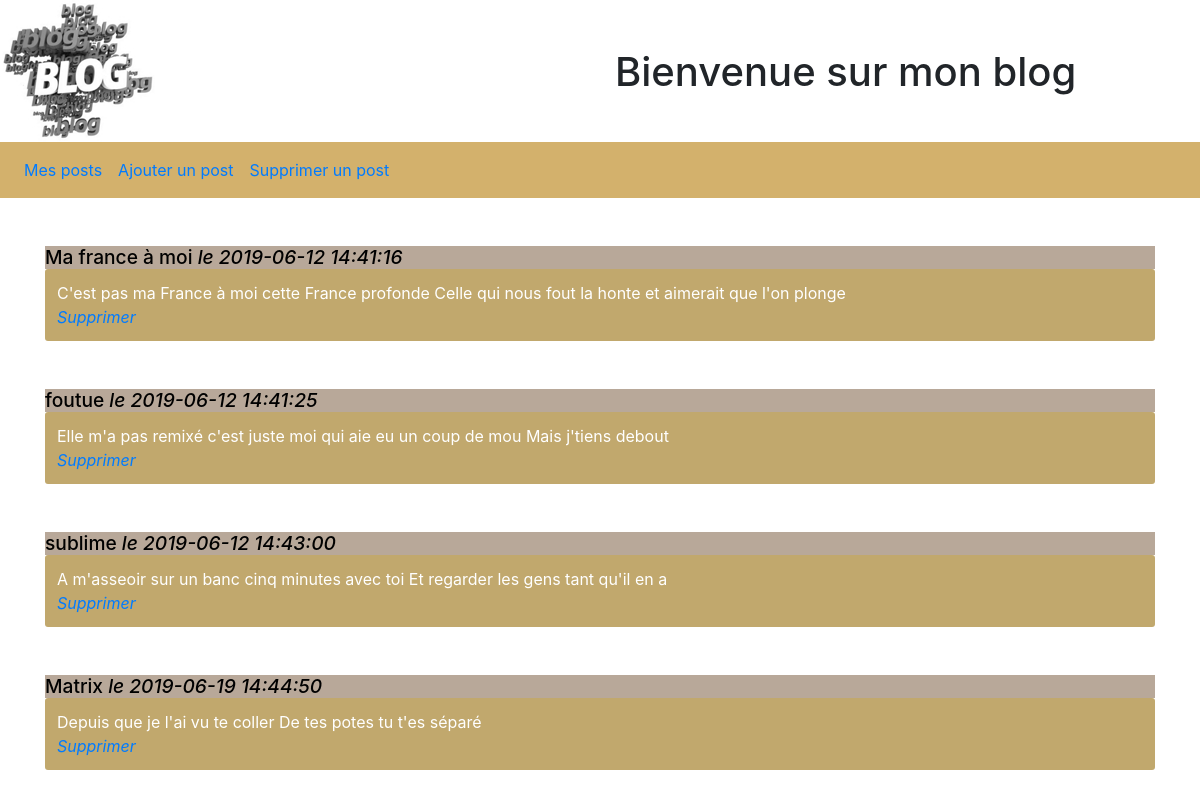
The page /index.php?page=supbillet on the database its author committed.
### tables this page shows
CREATE TABLE `billet` (
  `id` int(100) NOT NULL,
  `titre` varchar(255) NOT NULL,
  `contenu` varchar(255) NOT NULL,
  `date_creation` datetime NOT NULL DEFAULT CURRENT_TIMESTAMP
);

### models/supbillet_model.php (called while the page is built, shortened)
<?php
function getPosts(){
  require('connect/connect.php');
  $affichagePosts = $bdd->prepare('SELECT id, titre, contenu, date_creation FROM billet ORDER BY date_creation');
  $affichagePosts->execute();
  return $affichagePosts;
}
$affichagePosts = getPosts();

### controllers/supbillet_controller.php (called while the page is built)
<?php
require('views/includes/header.php');
require('views/includes/footer.php');
require('models/supbillet_model.php');
require('views/supbillet_view.php');

### views/supbillet_view.php (the view, shortened to what this page needs)
<?php while($donnees = $affichagePosts->fetch()){?>
<div class="container mt-5">
  <h3>
    <?= $donnees["titre"];?>
    <em>le <?= $donnees["date_creation"];?></em>
  </h3>
  <p class="billet">
    <?= $donnees['contenu'];?>
    <em><a name="submitsup" href="index.php?page=supbillet&amp;id=<?= $donnees['id'];?>&titre=<?= $donnees['titre'];?>&contenu=<?= $donnees['contenu'];?>&date_creation=<?= $donnees['date_creation'];?>">Supprimer</a></em>
  </p>
</div>
  <?php
  }
  ?>

### assets/css/style.css (style rules this page uses)
h3 { background-color:#b8a899; color:black; font-size:1.2em; margin-bottom:0px; }
.billet { background-color:#c1a86d; margin-top:0px; padding:12px; border-radius: 3px; color: #ffffff; }

### rows shown on the page
billet: titre "Ma france à moi", date_creation "2019-06-12 14:41:16", contenu "C'est pas ma France à moi cette France profonde Celle qui nous fout la honte et aimerait que l'on plonge"
billet: titre "foutue", date_creation "2019-06-12 14:41:25", contenu "Elle m'a pas remixé c'est juste moi qui aie eu un coup de mou Mais j'tiens debout"
billet: titre "sublime", date_creation "2019-06-12 14:43:00", contenu "A m'asseoir sur un banc cinq minutes avec toi Et regarder les gens tant qu'il en a"
billet: titre "Matrix", date_creation "2019-06-19 14:44:50", contenu "Depuis que je l'ai vu te coller De tes potes tu t'es séparé"
